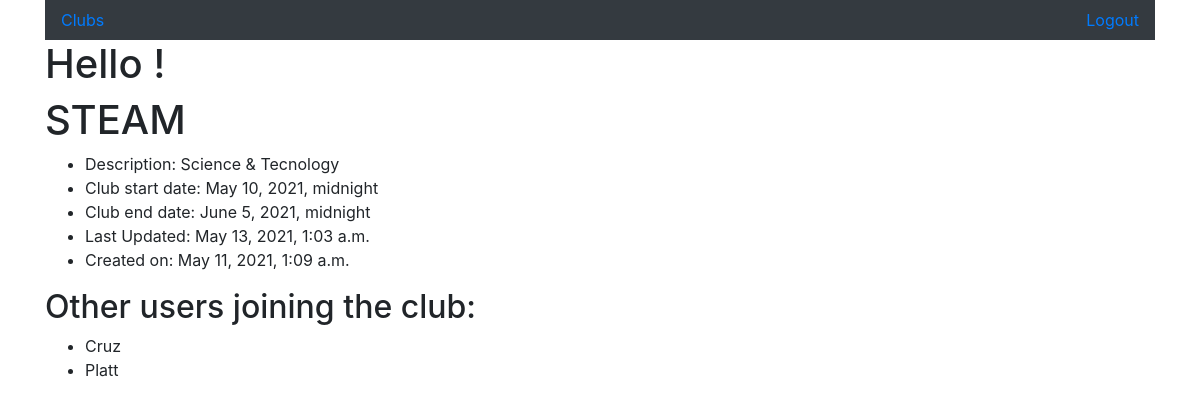
Page /clubs/5 on the committed database.
### clubapp/models.py (models this page shows)
class Club(models.Model):
    name = models.CharField(max_length=255)
    desc = models.TextField()
    date_start = models.DateTimeField()
    date_end = models.DateTimeField()
    owner = models.ForeignKey(User, related_name = "clubs",on_delete=models.CASCADE)
    joined = models.ManyToManyField(User, related_name = "joined_clubs")
    created_at = models.DateTimeField(auto_now_add=True)
    updated_at = models.DateTimeField(auto_now=True)
    objects= ClubManager()

class User(models.Model):
    first_name = models.CharField(max_length=45)
    last_name = models.CharField(max_length=45)
    email = models.EmailField(unique=True)
    password = models.CharField(max_length=255)
    objects = UserManager()

### clubapp/views.py (the view)
# urls.py: path('clubs/<int:id>', views.show),
def show(request, id):
    club=Club.objects.get(id=id)
    context={
        'club':Club.objects.get(id=id)
    }
    return render(request,"display.html",context)

### clubapp/templates/display.html
{% extends "base.html" %}
{% block content %}
    <h1>{{club.name}}</h1>
    <ul>
        <li>Description: {{ club.desc }}</li>
        <li>Club start date: {{ club.date_start }}</li>
        <li>Club end date: {{ club.date_end }}</li>
        <li>Last Updated: {{club.updated_at}}</li>
        <li>Created on: {{ club.created_at }}</li>
    </ul>
    <h2>Other users joining the club:</h2>
            <ul>
                {% for member in club.joined.all %}
                    <li>{{ member.first_name }}</li>
                {% endfor %}
            </ul>
{% endblock content %}

### rows in the picture
Club: name "STEAM", desc "Science & Tecnology", date_start "May 10, 2021, midnight", date_end "June 5, 2021, midnight", updated_at "May 13, 2021, 1:03 a.m.", created_at "May 11, 2021, 1:09 a.m."
User: first_name "Cruz"
User: first_name "Platt"
